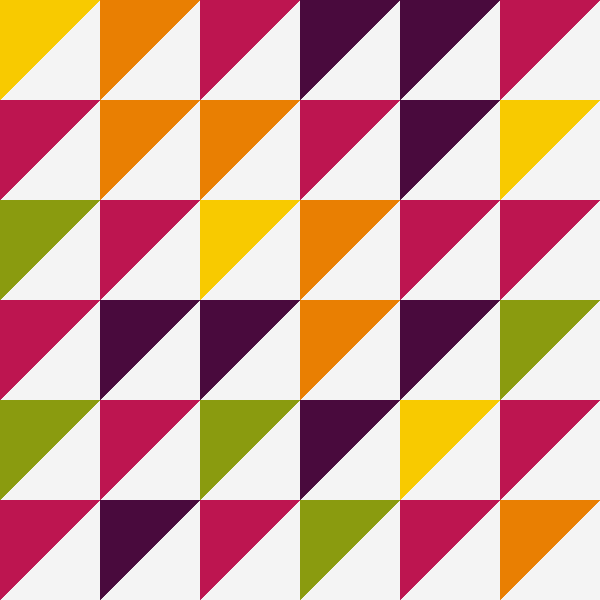
Frame 1 (no input)
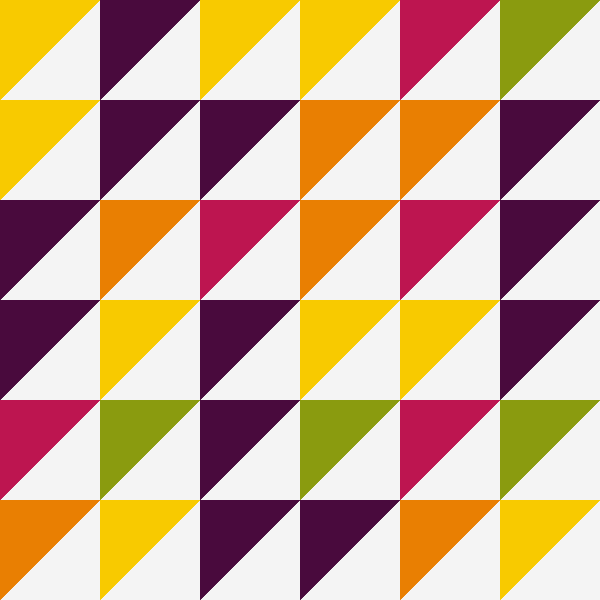
Frame 2 (the mouse pressed at the canvas centre, redrawn once)

The Processing sketch that drew these frames (run headless with seeded random() and noise(); the mouse was pressed at the canvas centre and the sketch redrawn once):

// Processing sketch: truchetTrianglePattern2
// ── truchetTrianglePattern2.pde
//float angles [] = {360/6, 360/5, 360/4, 360/3, 360/2, 90};
//float angles [] = {0,45,90,135,180};
//float angles [] = {0,45,135,180};
float angles [] = {0,90,180,270};
color c [] = {#490A3D,#BD1550,#E97F02,#F8CA00,#8A9B0F};

void setup() {
  size(600, 600);
  background(222);
  smooth();
  noLoop();
}

void draw() {
  background(244);
  int size = 100;

  for (float x=size/2; x<width; x+=size) {
    for (float y=size/2; y<height; y+=size) {
      pushMatrix();
      translate(x,y);
      noStroke();
      //stroke(c[int(random(5))]);
      fill(c[int(random(5))]);
      //fill(244);
      //rotate(radians(angles[int(random(3))]));
      //triangle(-size/2, -size/2, -size/2, size/2, size/2, -size/2);
      drawSmallTriangles(size/2);
      //polygon(0,0,size/2+0,4);
      popMatrix();
    }
  }
}
void drawSmallTriangles(int x){
  for (int i=0; i<4; i++){
      triangle(-x, -x, -x, x, x, -x);
  }
  
}
void mousePressed(){
  redraw(); 
}
